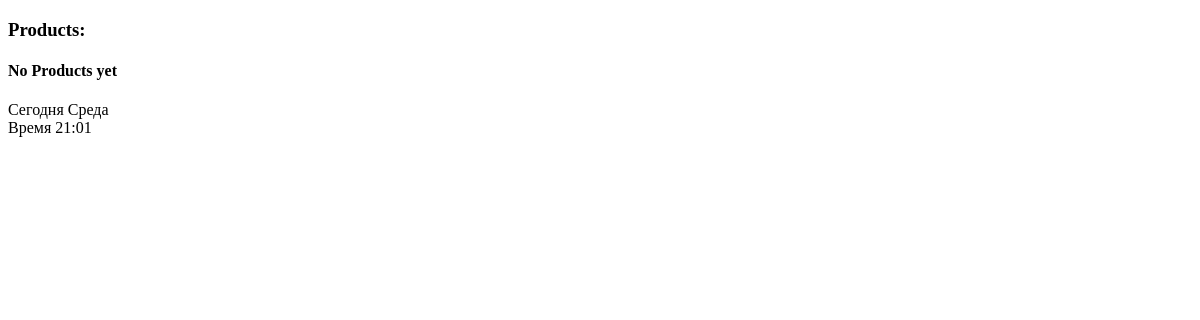
Page /shop/products/ on the earlier database version.
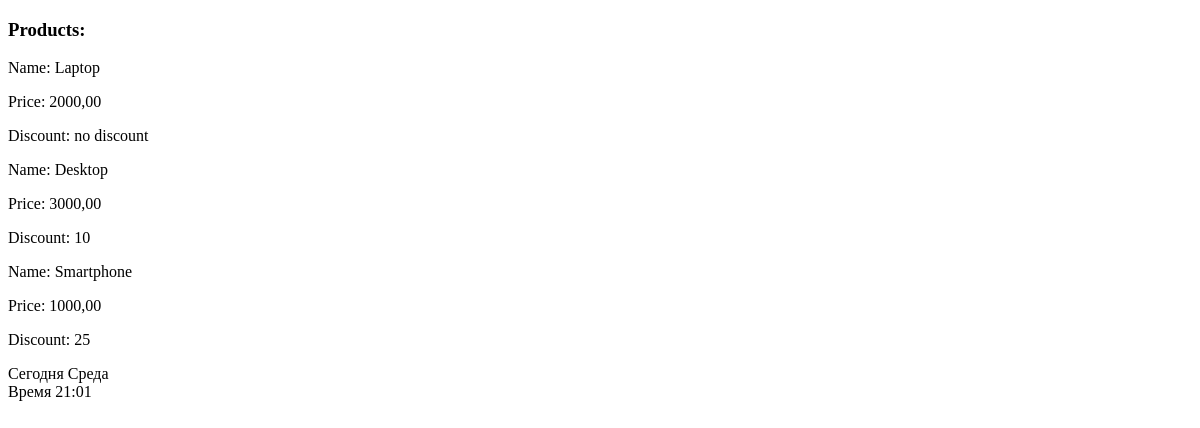
Same page on the later database version.
### shopapp/models.py (models this page shows)
class Product(models.Model):
    name = models.CharField(max_length=100)
    description = models.TextField(null=False, blank=True)
    price = models.DecimalField(default=0, max_digits=10, decimal_places=2)
    discount = models.PositiveSmallIntegerField(default=0)
    created_at = models.DateTimeField(auto_now_add=True)
    archived = models.BooleanField(default=False)

### shopapp/views.py (the view)
# urls.py: path("products/", products_list, name="products_list"),
def products_list(request: HttpRequest):
    context = {
        "products": Product.objects.all(),
    }
    return render(request, 'shopapp/products-list.html', context=context)

### shopapp/templates/shopapp/products-list.html (shortened to what this page needs)
{% extends 'shopapp/base.html' %}
{% block body %}
    <h3>Products:</h3>
    {% if products %}
        <div>
            {% for product in products %}
                <div>
                <p>Name: {{ product.name }}</p>
                <p>Price: {{ product.price }}</p>
                <p>Discount: {% firstof product.discount "no discount" %}</p>
                </div>
        {% endfor %}
        </div>
    {% else %}
        <h4>No Products yet</h4>
    {% endif %}
{% endblock %}

Differences in the rows shown:
added Product: name "Laptop", price "2000,00", discount "no discount"
added Product: name "Desktop", price "3000,00", discount "10"
added Product: name "Smartphone", price "1000,00", discount "25"
Other differences:
text no longer shown: "No Products yet"
